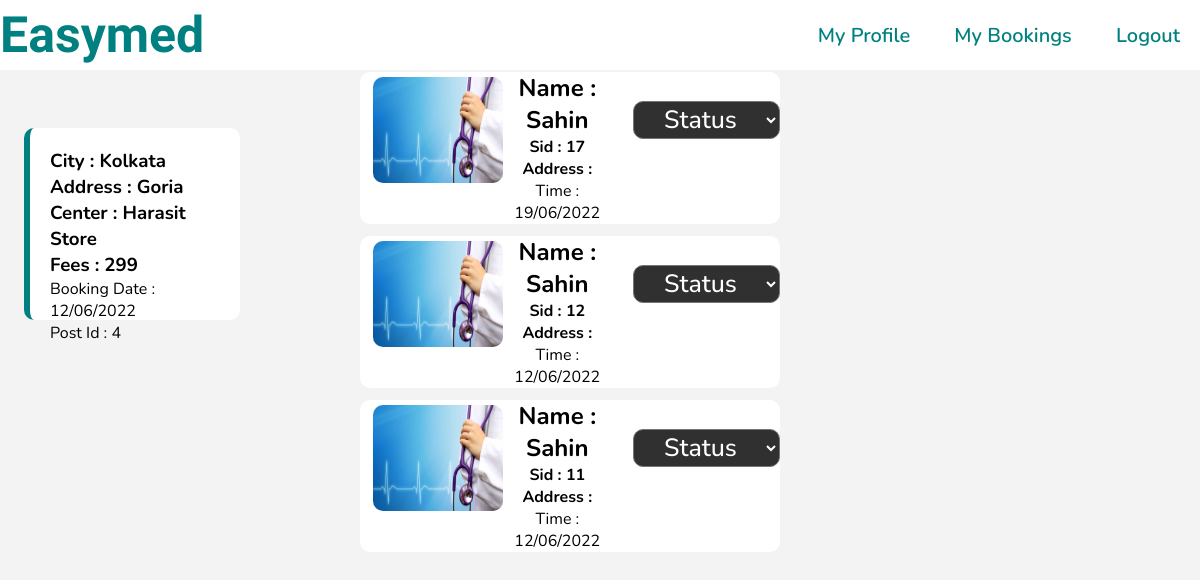
The page /doctor/mypost.php?docpostid=4 (signed in) on the database its author committed.
### tables this page shows
CREATE TABLE `docpost` (
  `sid` int(255) NOT NULL,
  `docid` varchar(255) NOT NULL,
  `cat` varchar(255) NOT NULL,
  `city` varchar(255) NOT NULL,
  `spaddress` varchar(255) NOT NULL,
  `mediname` varchar(255) NOT NULL,
  `fees` varchar(255) NOT NULL,
  `status` varchar(255) NOT NULL DEFAULT '0',
  `date` varchar(255) NOT NULL
);

CREATE TABLE `booking` (
  `sid` int(255) NOT NULL,
  `docpostid` varchar(255) NOT NULL,
  `doc_id` varchar(255) NOT NULL,
  `cust_id` varchar(255) NOT NULL,
  `bookingdate` varchar(255) NOT NULL,
  `status` varchar(255) NOT NULL DEFAULT '0',
  `canceldate` varchar(255) NOT NULL DEFAULT 'not cancelled'
);

CREATE TABLE `customer` (
  `sid` int(255) NOT NULL,
  `name` varchar(255) NOT NULL,
  `number` varchar(255) NOT NULL,
  `email` varchar(255) NOT NULL,
  `city` varchar(255) NOT NULL,
  `joining_date` varchar(255) NOT NULL
);

### doctor/mypost.php (the view, shortened to what this page needs)
<?php
include("../value/back.php");
$docpostid=$_REQUEST['docpostid'];
?>
<!DOCTYPE html>
<html lang="en">
<head>
    <link rel="stylesheet" href="../css/nav.css">
    <link rel="stylesheet" href="../customer/booking.css">
</head>
<body>
<div class="navbar">
          <a href="../home.php">Easymed</a>
            <ul>
            <li><a href="index.php">My profile</a><br></li>
                <li><a href="booking.php">My bookings</a></li>
                <li><a href="../log/logout.php">logout</a></li>
            </ul>
</div>
<div class="details">
    <?php
        $query1=mysqli_query($con,"SELECT * FROM docpost where docid=".$_SESSION['number']." and sid= $docpostid");
        while($result1=mysqli_fetch_assoc($query1)){
        $city=$result1['city'];
        $spaddress=$result1['spaddress'];
        $mediname=$result1['mediname'];
        $fees=$result1['fees'];
        $date=$result1['date'];
        $sid=$result1['sid'];
        }
    ?>
        <div class="mypost">
        <h3>City : <?php echo $city ?></h3>
        <h3>address : <?php echo $spaddress ?></h3>
        <h3>center : <?php echo $mediname ?></h3>
        <h3>fees : <?php echo $fees ?></h3>
        <p>booking date : <?php echo $date;  ?></p>
        <p>post id : <?php echo $sid; ?></p>
    </div>
</div>
<div class="body" >
<?php
        $query="SELECT * FROM `booking` where docpostid=$docpostid and doc_id='".$_SESSION['number']."' ORDER BY SID DESC";
        $data=mysqli_query($con,$query);
        $total=mysqli_num_rows($data);
        if($total!=0){
          while($result=mysqli_fetch_assoc($data)){
            $sid=$result['sid'];
            $cust=$result['cust_id'];
            $time=$result['bookingdate'];
            $status=$result['status'];
?>
<div class="card" >
    <div class="logo"> <img src="../css/banner.jpg" alt=""></div>
    <div class="info">
        <?php
            $query1="SELECT * FROM `customer` WHERE number='$cust'";
            $data1=mysqli_query($con,$query1);
            $result1=mysqli_fetch_assoc($data1);
        ?>
        <h2>name : <?php echo $result1['name'];?></h2>
        <h4>sid : <?php echo $sid;?></h4>
        <h4>address : <?php echo $result1['city'];?></h4>
        <p>time : <?php echo $time;?></p>
    </div>
    <div class="cancel" id="status<?php echo $sid; ?>">
        <?php
             if($status==1){
                 echo "<h4 style='color:red;'> you had cancel booking</h4>";
             }else if($status==10){
                 echo "<h4 style='color:green;'>your booking is done</h4>";
             }else if($status==0){
        ?>
        <select class="select" name="" id="result"  onchange="status(this.value,'<?php echo $sid;?>')">
            <option value="">Status</option>
        </select>
        <?php
             }else{
                echo "<h4 style='color:red;'>patient cancel this booking</h4>";
             }
        ?>
    </div>
</div>
<?php
      }
    }else{
?>
<center><h1 style="color:red ;margin-top:5%;"><?php  echo "You do not have any booking"; ?></h1></center><br><br>
<?php
    }
?>
</div>
</body>
</html>

### css/nav.css (style rules this page uses)
* { padding: 0%; margin: 0%; box-sizing: border-box; text-transform: capitalize; }
body { background-color: rgba(128, 128, 128, 0.095) !important; font-family: 'Nunito', sans-serif; }
a { text-decoration: none; }
.navbar { width:100%; margin: auto; padding: 3px 0; display: flex; align-items: center; justify-content: space-between; background-color: white; height: 70px; top: 0%; position: fixed; }
.navbar a { font-size: 50px; font-weight: 700; color: teal !important; cursor: pointer; text-decoration: none; font-family: 'Indie Flower', cursive; }
.navbar ul li { list-style: none; display: inline-block; margin: 0 20px; position: relative; }
.navbar ul li a { font-family: 'Nunito', sans-serif; text-decoration: none; color: white; font-size: 20px; font-weight: 600; }
.navbar ul li::after { content: ''; height: 3px; width: 0; background:teal!important; position: absolute; left: 0; bottom: -2px; transition: 0.5s; }

### customer/booking.css (style rules this page uses)
.body { margin-top: 6%; }
.card { text-transform: capitalize; display: flex; flex-direction: row; margin-left: 30%; margin-right: 20%; margin-top: 1%; margin-bottom: 1%; background-color: white; width: 35%; border-radius: 10px; }
.card .logo { margin-left: 3%; margin-bottom: 3%; height: 100px; width: 35%; align-items: center; }
.card .logo img { margin-top: 5px; height: 106px; width: 130px; border-radius: 10px; }
.card .info { width: 35%; text-align: center; }
.card .cancel { margin-top: 7%; margin-left: 5%; }

### doctor/mypost.php (style rules this page uses)
.select { background-color: rgba(0, 0, 0, 0.811); font-size:25px; font-weight:500; color:white; text-align:center; border-radius: 10px; font-family: 'Nunito', sans-serif; }
.mypost { display: flex; flex-direction: column; margin-left:2%; background-color: white; border-left: 6px solid teal; height: 24%; width: 18%; padding: 20px; border-radius: 10px; top: 16%; position: fixed; }

### rows shown on the page
docpost: city "Kolkata", spaddress "Goria", mediname "Harasit Store", fees "299", date "12/06/2022", sid "4"
booking: customer.name "Sahin", sid "17", bookingdate "19/06/2022"
booking: customer.name "Sahin", sid "12", bookingdate "12/06/2022"
booking: customer.name "Sahin", sid "11", bookingdate "12/06/2022"
